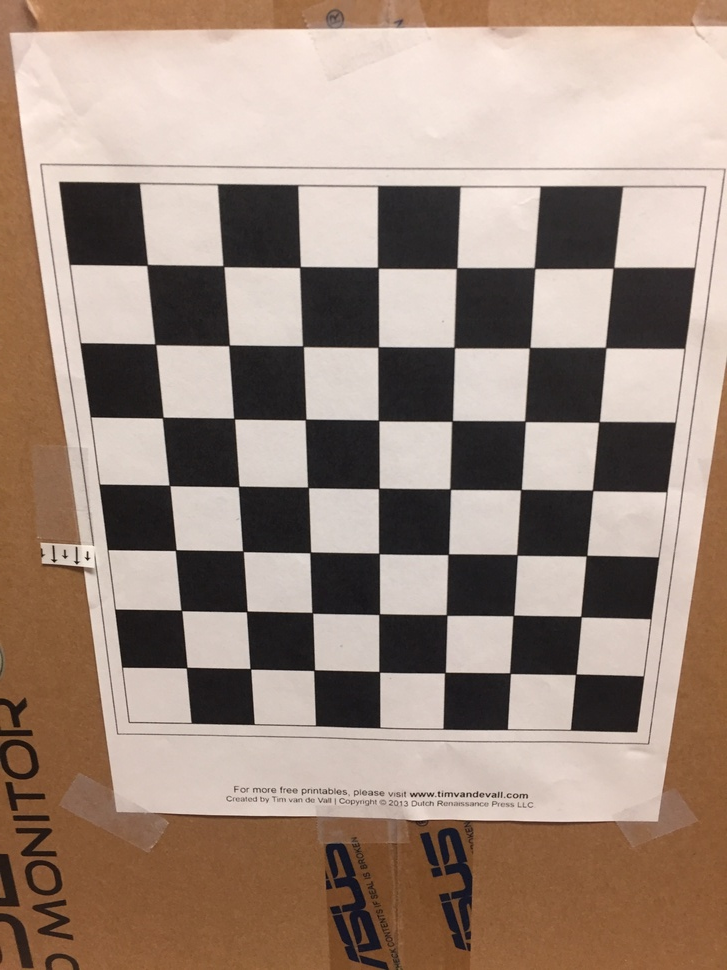
#> input picture calib/IMG_5933.JPG, 727 x 970 px, shrunk from 2448 x 3264 before the run; its folder holds only this picture in this run
$ jupyter execute calibration.ipynb
#> lines starting #> are read from the running program, lines starting #| are printed output that depends on the picture
[cell 1]
import numpy as np
import cv2
import glob

[cell 2]
patch_x = 7
patch_y = 7
patch_size = (7  ,7)

[cell 3]
# termination criteria
criteria = (cv2.TERM_CRITERIA_EPS + cv2.TERM_CRITERIA_MAX_ITER, 30, 0.001)

[cell 4]
# prepare object points, like (0,0,0), (1,0,0), (2,0,0) ....,(6,5,0)
objp = np.zeros((patch_x * patch_y, 3), np.float32)
objp[:,:2] = np.mgrid[0:patch_y , 0:patch_x].T.reshape(-1,2)

[cell 5]
# Arrays to store object points and image points from all the images.
objpoints = [] # 3d point in real world space
imgpoints = [] # 2d points in image plane.

[cell 6]
images = glob.glob('calib/*.jpg')

[cell 7]
images

[cell 8]
#img = cv2.imread(images[1])

[cell 9]
#cv2.imwrite('corner\\img.jpg',img)

[cell 10]
#gray = cv2.cvtColor(img,cv2.COLOR_BGR2GRAY)

[cell 11]
#ret, corners = cv2.findChessboardCorners(gray,
#                                         patch_size,
#                                         flags=cv2.CALIB_CB_ADAPTIVE_THRESH
#                                             +cv2.CALIB_CB_NORMALIZE_IMAGE
#                                             +cv2.CALIB_CB_FAST_CHECK)

[cell 12]
#ret

[cell 13]
#cv2.imshow('img',img)
#cv2.waitKey(0)
#cv2.destroyAllWindows()

[cell 14]
#cv2.imshow('gray',gray)
#cv2.waitKey(0)
#cv2.destroyAllWindows()

## Find Corners

[cell 15]
for fname in images:
    img = cv2.imread(fname)
#> img is the input picture: shape (970, 727, 3); mean B, G, R 124.3, 137.1, 157.1
    gray = cv2.cvtColor(img,cv2.COLOR_BGR2GRAY)
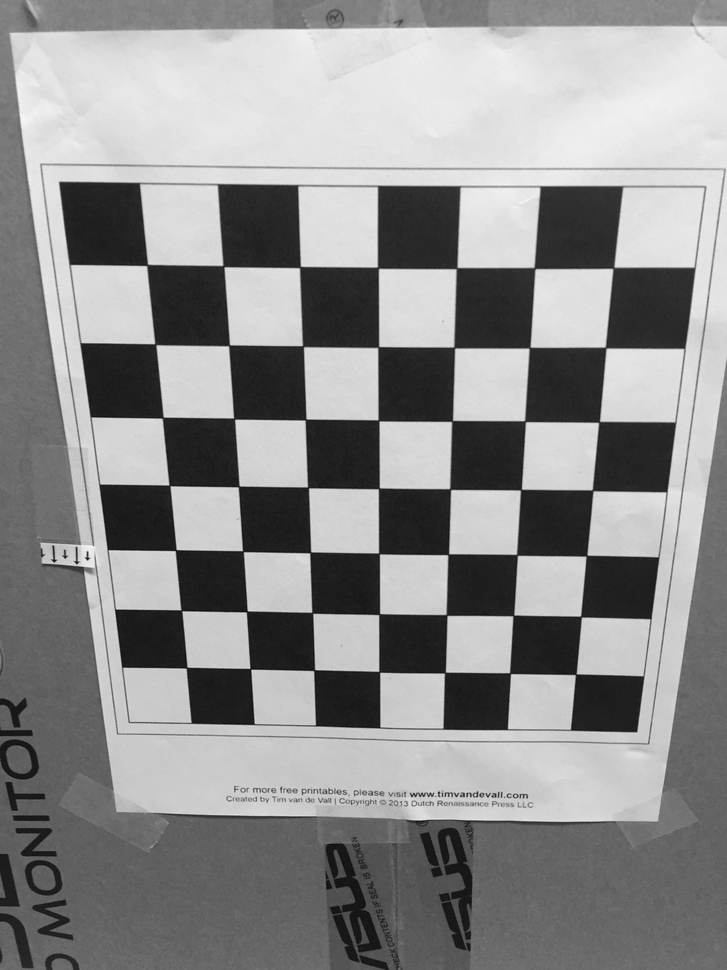
#> gray: shape (970, 727); min 12, max 246, mean 141.6

    print(fname)

    # Find the chess board corners
    ret, corners = cv2.findChessboardCorners(gray,
                                         patch_size,
                                         flags=cv2.CALIB_CB_ADAPTIVE_THRESH
                                             +cv2.CALIB_CB_NORMALIZE_IMAGE
                                             +cv2.CALIB_CB_FAST_CHECK)
#> ret = True; corners = 49 rows, first 8: [147.1, 265], [223.4, 266.1], [300.2, 266.7], [378, 267.8], [456.7, 267.9], [534.7, 268.3], [613.3, 268], [155, 344]

    print(ret)
#| True

    # If found, add object points, image points (after refining them)
    if ret == True:
        objpoints.append(objp)

        corners2 = cv2.cornerSubPix(gray, corners,(11,11),(-1,-1), criteria)
#> corners2 = 49 rows, first 8: [147.2, 265], [223.4, 266.2], [300, 267.1], [377.9, 267.7], [456.6, 268.1], [534.5, 268.1], [613.4, 267.8], [155.3, 344.3]
        imgpoints.append(corners2)

        # Draw and display the corners
        cornerImage = cv2.drawChessboardCorners(img, patch_size, corners2, ret)
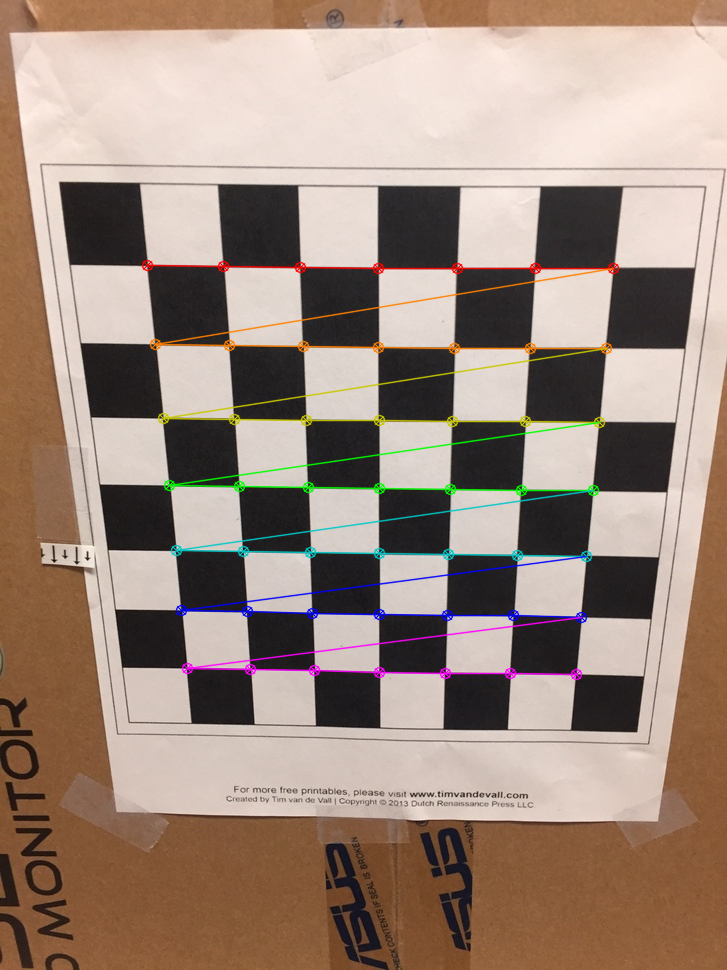
#> cornerImage: shape (970, 727, 3); mean B, G, R 124.4, 137.3, 157.5
        cv2.imwrite('corner\\' + fname[6:], cornerImage)

## Calibration

[cell 16]
ret, mtx, dist, rvecs, tvecs = cv2.calibrateCamera(objpoints, imgpoints, gray.shape[::-1],None,None)
#> ret = 0.366; mtx = [[1017.2, 0, 407.6], [0, 940, 691.9], [0, 0, 1]]; dist = [[-0.193, 0.833, -0.026, 0.00447, -1.13]]; rvecs = ([0.415, 0.0294, 0.0134],); tvecs = ([-3.39, -5.89, 13.26],)

[cell 17]
ret
#> Out = 0.366

[cell 18]
mtx
#> Out = [[1017.2, 0, 407.6], [0, 940, 691.9], [0, 0, 1]]

[cell 19]
dist
#> Out = [[-0.193, 0.833, -0.026, 0.00447, -1.13]]

[cell 20]
rvecs
#> Out = ([0.415, 0.0294, 0.0134],)

[cell 21]
tvecs
#> Out = ([-3.39, -5.89, 13.26],)

$ run again, on calib/IMG_5937.JPG
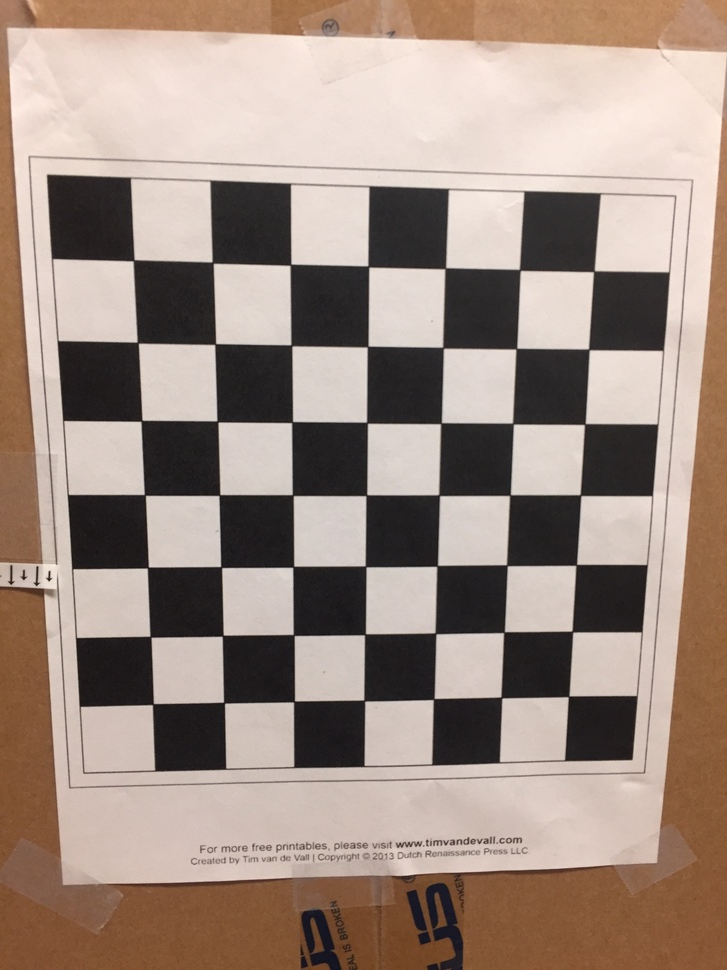
#> input picture calib/IMG_5937.JPG, 727 x 970 px, shrunk from 2448 x 3264 before the run
#> img is the input picture: shape (970, 727, 3); mean B, G, R 129.2, 140.1, 158.4
#> `gray = cv2.cvtColor(img,cv2.COLOR_BGR2GRAY)`:
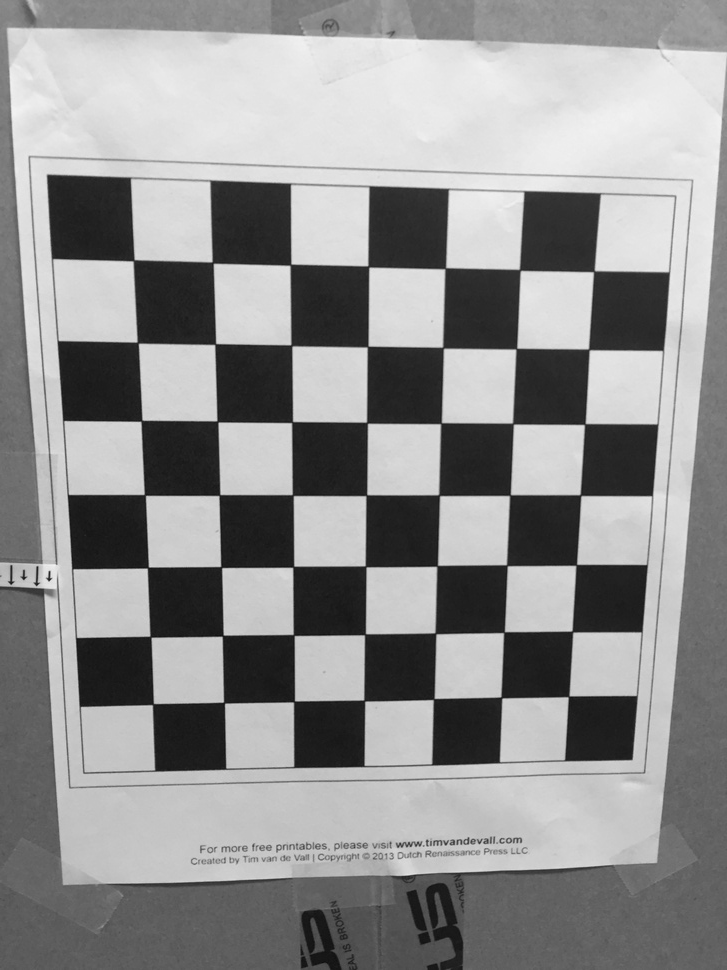
#> gray: shape (970, 727); min 12, max 242, mean 144.4
#> `ret, corners = cv2.findChessboardCorners(gray, patch_size, flags=cv2.C..`: ret = True; corners = 49 rows, first 8: [133.8, 260.2], [212.5, 262.3], [290.4, 264.7], [368.3, 266.4], [445.2, 268.2], [520, 270.1], [593.9, 271.2], [137.6, 342.4]
#| True
#> corners2 = 49 rows, first 8: [133.6, 260.4], [212.7, 262.6], [290.5, 264.7], [368.4, 266.5], [445.3, 268.3], [519.8, 269.9], [593.8, 271.3], [137.7, 342.6]
#> `cornerImage = cv2.drawChessboardCorners(img, patch_size, corners2, ret)`:
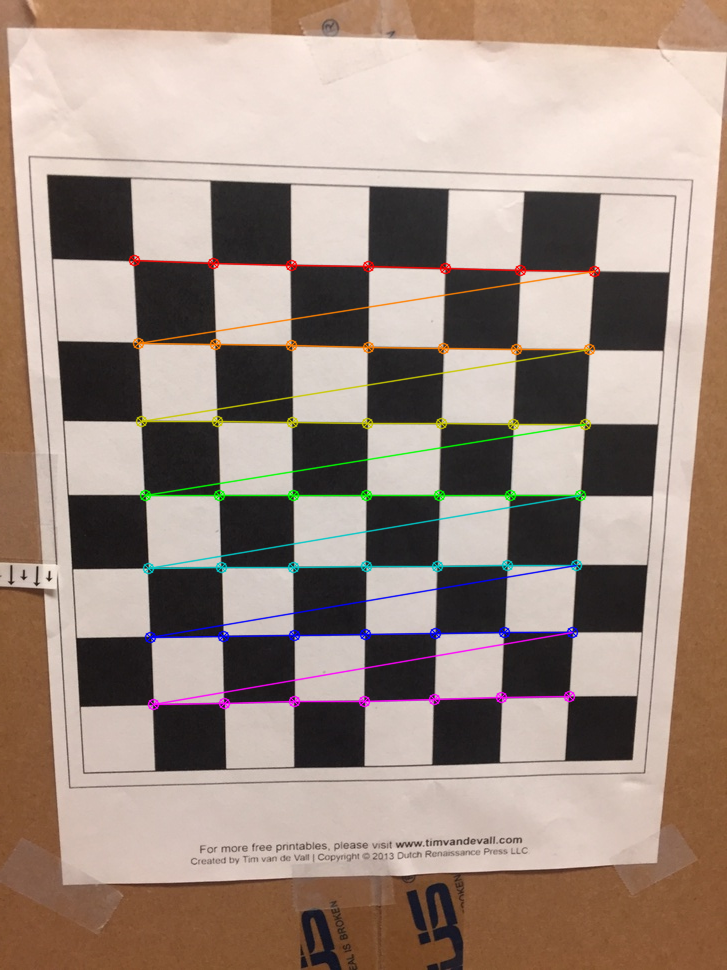
#> cornerImage: shape (970, 727, 3); mean B, G, R 129.3, 140.4, 158.8
#> `ret, mtx, dist, rvecs, tvecs = cv2.calibrateCamera(objpoints, imgpoint..`: ret = 0.388; mtx = [[1456.3, 0, 404.3], [0, 1396.9, 784.3], [0, 0, 1]]; dist = [[-0.347, 1.97, -0.029, 3.57e-05, -3.72]]; rvecs = ([0.334, -0.136, -0.00449],); tvecs = ([-3.44, -6.84, 18.49],)
#> `ret`: Out = 0.388
#> `mtx`: Out has the same summary as mtx
#> `dist`: Out = [[-0.347, 1.97, -0.029, 3.57e-05, -3.72]]
#> `rvecs`: Out = ([0.334, -0.136, -0.00449],)
#> `tvecs`: Out = ([-3.44, -6.84, 18.49],)

$ run again, on calib/IMG_5938.JPG
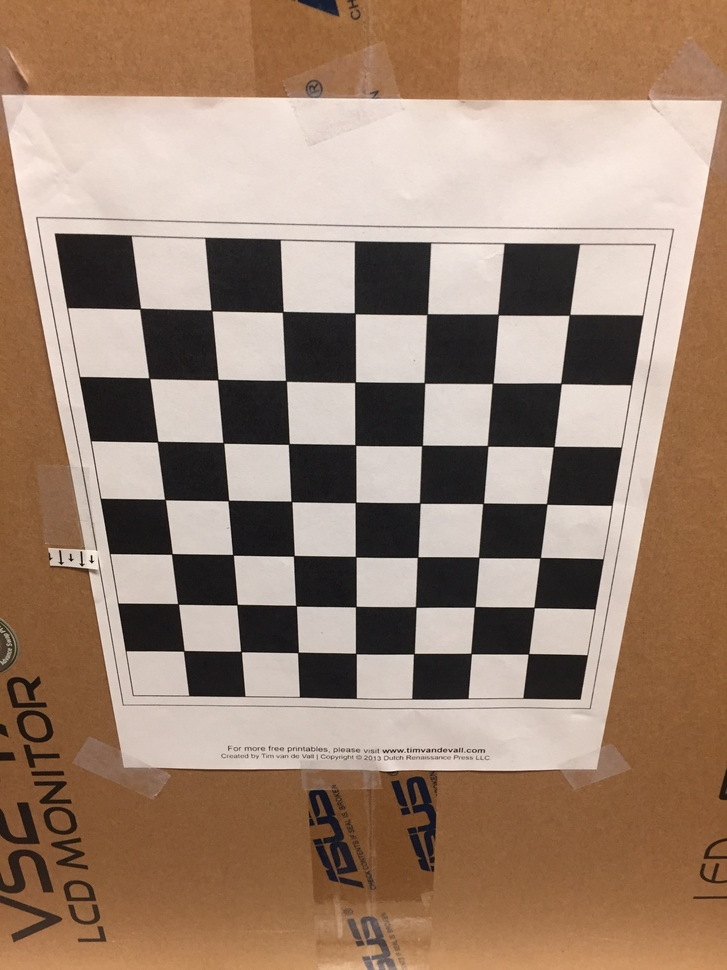
#> input picture calib/IMG_5938.JPG, 727 x 970 px, shrunk from 2448 x 3264 before the run
#> img is the input picture: shape (970, 727, 3); mean B, G, R 112.4, 130.7, 156.1
#> `gray = cv2.cvtColor(img,cv2.COLOR_BGR2GRAY)`:
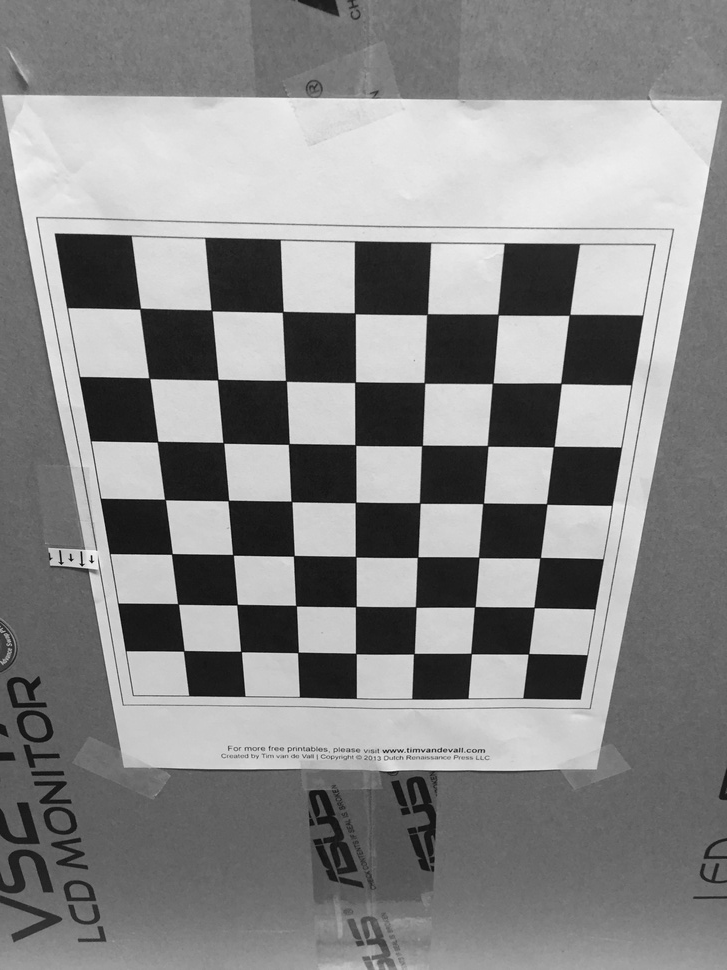
#> gray: shape (970, 727); min 3, max 245, mean 136.3
#> `ret, corners = cv2.findChessboardCorners(gray, patch_size, flags=cv2.C..`: ret = True; corners = 49 rows, first 8: [140, 308.8], [211.5, 310.4], [282.7, 311.8], [354.7, 313.2], [427.4, 313.9], [498.3, 314.7], [569.5, 314.8], [149.3, 378.3]
#| True
#> corners2 = 49 rows, first 8: [140.1, 308.7], [211.5, 310.4], [282.7, 311.8], [354.8, 313.3], [427.1, 314.3], [498.1, 314.5], [569.5, 314.8], [149.3, 378.2]
#> `cornerImage = cv2.drawChessboardCorners(img, patch_size, corners2, ret)`:
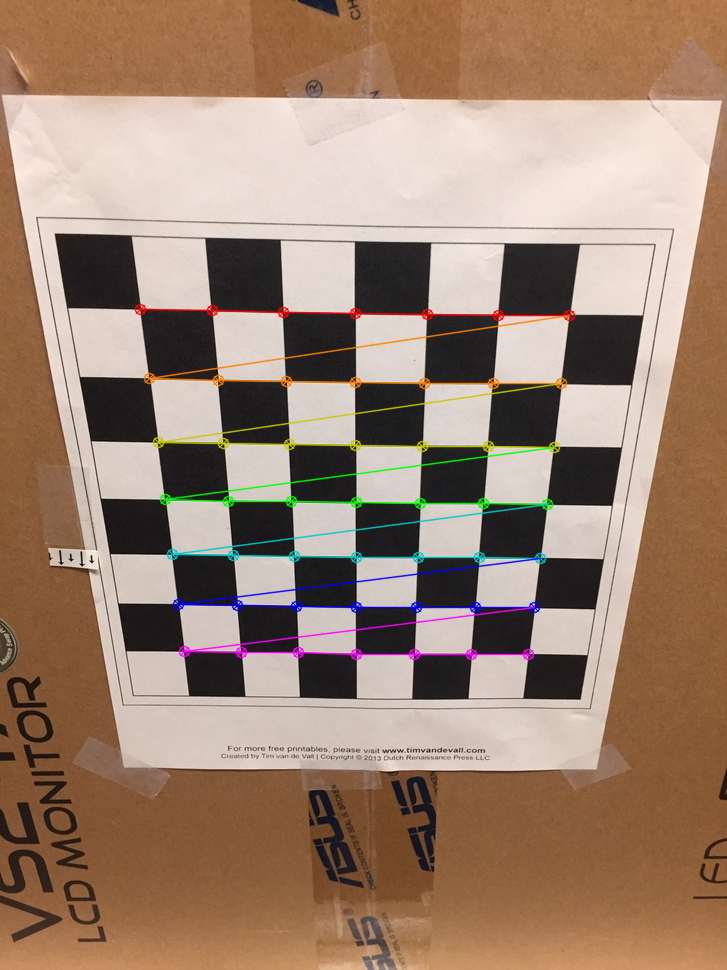
#> cornerImage: shape (970, 727, 3); mean B, G, R 112.5, 131, 156.5
#> `ret, mtx, dist, rvecs, tvecs = cv2.calibrateCamera(objpoints, imgpoint..`: ret = 1.4; mtx = [[10119.6, 0, 97.52], [0, 4532.5, 787.1], [0, 0, 1]]; dist = [[2.12, 1318.7, -1.95, -0.461, -23286.8]]; rvecs = ([0.188, 0.814, 0.00897],); tvecs = ([0.658, -9.37, 130],)
#> `ret`: Out = 1.4
#> `mtx`: Out has the same summary as mtx
#> `dist`: Out = [[2.12, 1318.7, -1.95, -0.461, -23286.8]]
#> `rvecs`: Out = ([0.188, 0.814, 0.00897],)
#> `tvecs`: Out = ([0.658, -9.37, 130],)

$ run again, on calib/IMG_5934.JPG
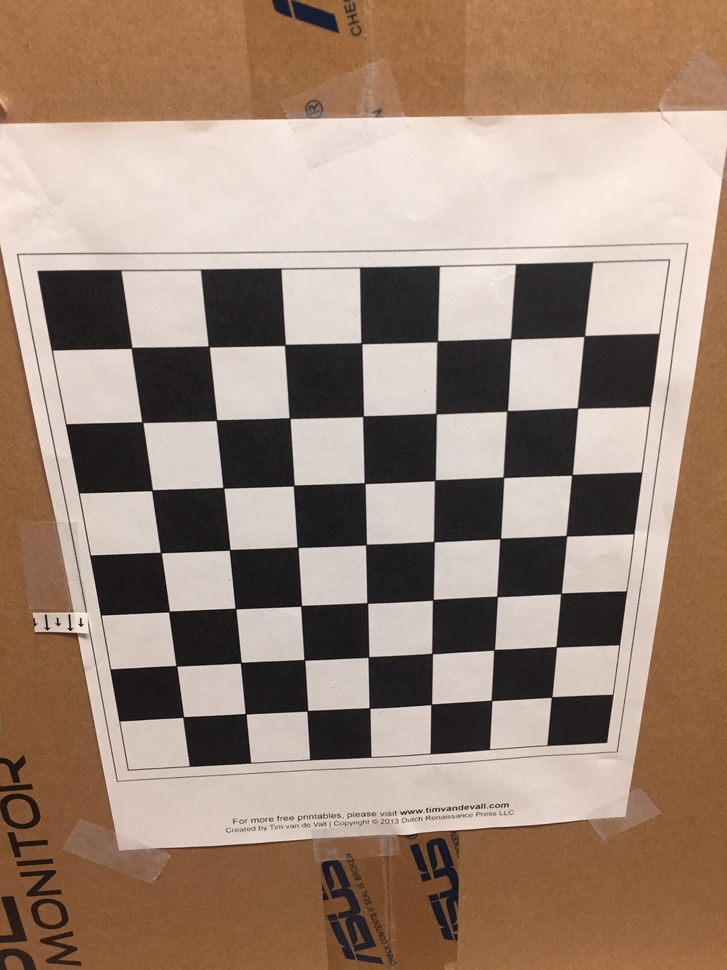
#> input picture calib/IMG_5934.JPG, 727 x 970 px, shrunk from 2448 x 3264 before the run
#> img is the input picture: shape (970, 727, 3); mean B, G, R 119, 134.6, 157.4
#> `gray = cv2.cvtColor(img,cv2.COLOR_BGR2GRAY)`:
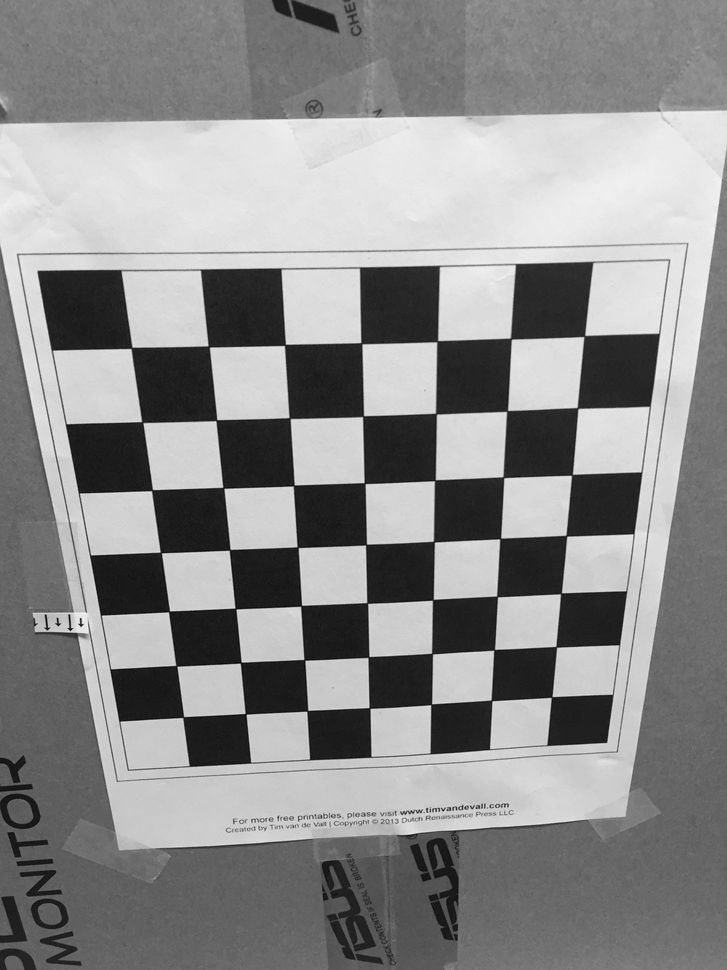
#> gray: shape (970, 727); min 6, max 245, mean 139.7
#> `ret, corners = cv2.findChessboardCorners(gray, patch_size, flags=cv2.C..`: ret = True; corners = 49 rows, first 8: [584.3, 336.1], [577.5, 408], [571.8, 474.9], [566.4, 535.8], [561.1, 593.3], [556.2, 646.8], [551.6, 696.9], [510.9, 338.6]
#| True
#> corners2 = 49 rows, first 8: [584.3, 336], [577.5, 407.9], [571.9, 474.8], [566.4, 535.7], [560.9, 593.4], [556.3, 646.8], [551.6, 697], [510.9, 338.6]
#> `cornerImage = cv2.drawChessboardCorners(img, patch_size, corners2, ret)`:
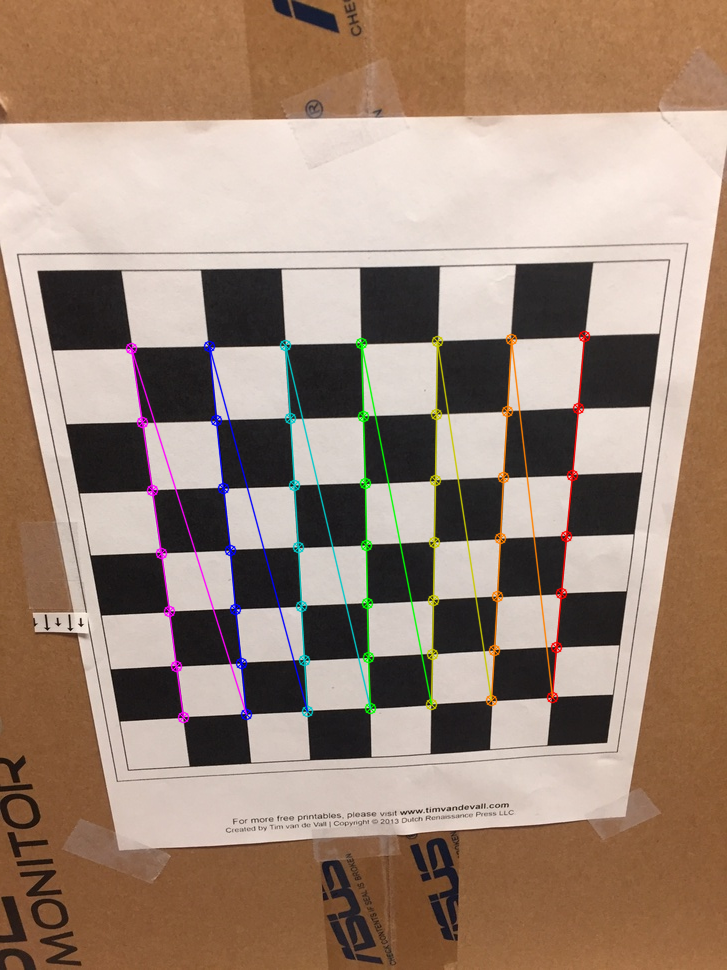
#> cornerImage: shape (970, 727, 3); mean B, G, R 119.2, 134.8, 157.7
#> `ret, mtx, dist, rvecs, tvecs = cv2.calibrateCamera(objpoints, imgpoint..`: ret = 0.456; mtx = [[589.1, 0, 374.2], [0, 604, 360.9], [0, 0, 1]]; dist = [[-0.0709, 0.233, -0.0121, 0.000988, -0.232]]; rvecs = ([0.178, -0.253, 1.54],); tvecs = ([2.83, -0.313, 7.9],)
#> `ret`: Out = 0.456
#> `mtx`: Out = [[589.1, 0, 374.2], [0, 604, 360.9], [0, 0, 1]]
#> `dist`: Out = [[-0.0709, 0.233, -0.0121, 0.000988, -0.232]]
#> `rvecs`: Out = ([0.178, -0.253, 1.54],)
#> `tvecs`: Out = ([2.83, -0.313, 7.9],)
